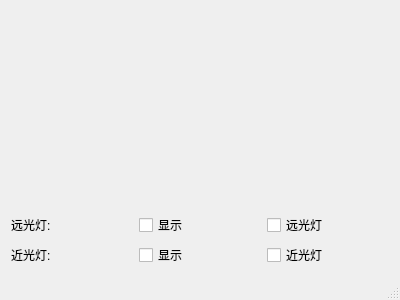
<?xml version="1.0" encoding="UTF-8"?>
<ui version="4.0">
 <class>MainWindow</class>
 <widget class="QMainWindow" name="MainWindow">
  <property name="geometry">
   <rect>
    <x>0</x>
    <y>0</y>
    <width>400</width>
    <height>300</height>
   </rect>
  </property>
  <property name="windowTitle">
   <string>MainWindow</string>
  </property>
  <widget class="QWidget" name="centralWidget">
   <layout class="QGridLayout" name="gridLayout_2">
    <item row="0" column="0">
     <layout class="QVBoxLayout" name="verticalLayout">
      <item>
       <widget class="QCustomHighLowBeam" name="widget" native="true"/>
      </item>
      <item>
       <layout class="QGridLayout" name="gridLayout">
        <item row="0" column="0">
         <widget class="QLabel" name="label">
          <property name="text">
           <string>远光灯:</string>
          </property>
         </widget>
        </item>
        <item row="1" column="1">
         <widget class="QCheckBox" name="cbx_lowbeam_view">
          <property name="text">
           <string>显示</string>
          </property>
         </widget>
        </item>
        <item row="1" column="0">
         <widget class="QLabel" name="label_2">
          <property name="text">
           <string>近光灯:</string>
          </property>
         </widget>
        </item>
        <item row="1" column="2">
         <widget class="QCheckBox" name="cbx_lowbeam">
          <property name="text">
           <string>近光灯</string>
          </property>
         </widget>
        </item>
        <item row="0" column="2">
         <widget class="QCheckBox" name="cbx_highbeam">
          <property name="text">
           <string>远光灯</string>
          </property>
         </widget>
        </item>
        <item row="0" column="1">
         <widget class="QCheckBox" name="cbx_highbeam_view">
          <property name="text">
           <string>显示</string>
          </property>
         </widget>
        </item>
       </layout>
      </item>
     </layout>
    </item>
   </layout>
  </widget>
  <widget class="QStatusBar" name="statusBar"/>
 </widget>
 <layoutdefault spacing="6" margin="11"/>
 <customwidgets>
  <customwidget>
   <class>QCustomHighLowBeam</class>
   <extends>QWidget</extends>
   <header>qcustomhighlowbeam.h</header>
   <container>1</container>
  </customwidget>
 </customwidgets>
 <resources/>
 <connections/>
</ui>
